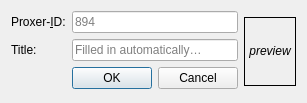
<?xml version="1.0" encoding="UTF-8"?>
<ui version="4.0">
 <class>AddAnimeDialog</class>
 <widget class="QDialog" name="AddAnimeDialog">
  <property name="geometry">
   <rect>
    <x>0</x>
    <y>0</y>
    <width>301</width>
    <height>103</height>
   </rect>
  </property>
  <property name="windowTitle">
   <string>Add Anime</string>
  </property>
  <layout class="QHBoxLayout" name="horizontalLayout">
   <item>
    <layout class="QFormLayout" name="formLayout">
     <item row="0" column="0">
      <widget class="QLabel" name="proxerIDLabel">
       <property name="text">
        <string>Proxer-&amp;ID:</string>
       </property>
       <property name="buddy">
        <cstring>proxerIDLineEdit</cstring>
       </property>
      </widget>
     </item>
     <item row="0" column="1">
      <widget class="QLineEdit" name="proxerIDLineEdit">
       <property name="placeholderText">
        <string>894</string>
       </property>
      </widget>
     </item>
     <item row="1" column="0">
      <widget class="QLabel" name="titleLabel">
       <property name="text">
        <string>Title: </string>
       </property>
      </widget>
     </item>
     <item row="1" column="1">
      <widget class="QLineEdit" name="titleLineEdit">
       <property name="readOnly">
        <bool>true</bool>
       </property>
       <property name="placeholderText">
        <string>Filled in automatically…</string>
       </property>
      </widget>
     </item>
     <item row="2" column="1">
      <widget class="QDialogButtonBox" name="buttonBox">
       <property name="orientation">
        <enum>Qt::Horizontal</enum>
       </property>
       <property name="standardButtons">
        <set>QDialogButtonBox::Cancel|QDialogButtonBox::Ok</set>
       </property>
      </widget>
     </item>
    </layout>
   </item>
   <item>
    <widget class="QLabel" name="previewLabel">
     <property name="minimumSize">
      <size>
       <width>52</width>
       <height>69</height>
      </size>
     </property>
     <property name="maximumSize">
      <size>
       <width>52</width>
       <height>69</height>
      </size>
     </property>
     <property name="frameShape">
      <enum>QFrame::Box</enum>
     </property>
     <property name="text">
      <string>&lt;i&gt;preview&lt;/i&gt;</string>
     </property>
     <property name="alignment">
      <set>Qt::AlignCenter</set>
     </property>
    </widget>
   </item>
  </layout>
 </widget>
 <resources/>
 <connections>
  <connection>
   <sender>buttonBox</sender>
   <signal>accepted()</signal>
   <receiver>AddAnimeDialog</receiver>
   <slot>accept()</slot>
   <hints>
    <hint type="sourcelabel">
     <x>267</x>
     <y>85</y>
    </hint>
    <hint type="destinationlabel">
     <x>157</x>
     <y>274</y>
    </hint>
   </hints>
  </connection>
  <connection>
   <sender>buttonBox</sender>
   <signal>rejected()</signal>
   <receiver>AddAnimeDialog</receiver>
   <slot>reject()</slot>
   <hints>
    <hint type="sourcelabel">
     <x>267</x>
     <y>85</y>
    </hint>
    <hint type="destinationlabel">
     <x>286</x>
     <y>274</y>
    </hint>
   </hints>
  </connection>
 </connections>
</ui>
